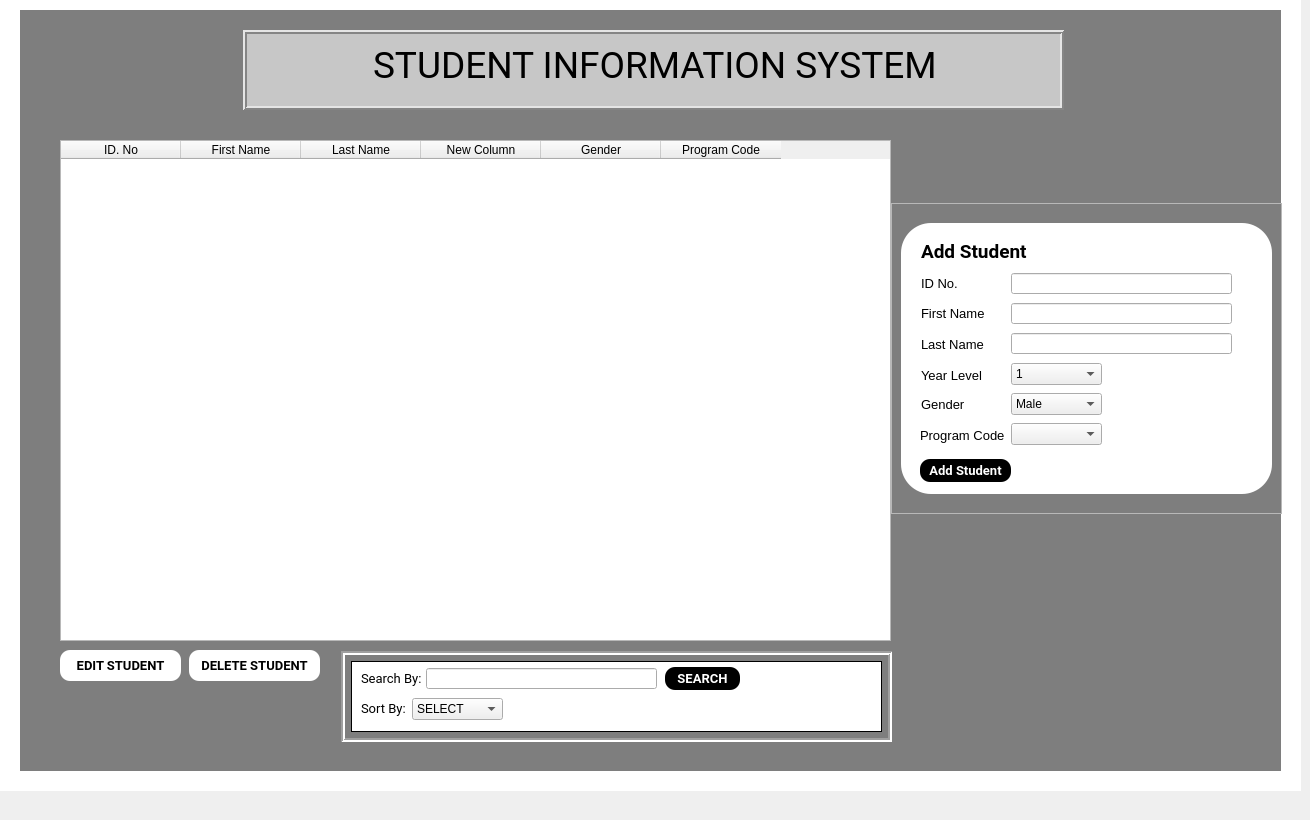
    <widget class="QWidget" name="STUDENT">
     <attribute name="title">
      <string>STUDENT</string>
     </attribute>
     <widget class="QLabel" name="Bground">
      <property name="geometry">
       <rect>
        <x>0</x>
        <y>-20</y>
        <width>1301</width>
        <height>811</height>
       </rect>
      </property>
      <property name="styleSheet">
       <string notr="true">background-color: rgb(255, 255, 255);</string>
      </property>
      <property name="text">
       <string/>
      </property>
     </widget>
     <widget class="QLabel" name="bgroujd2">
      <property name="geometry">
       <rect>
        <x>20</x>
        <y>10</y>
        <width>1261</width>
        <height>761</height>
       </rect>
      </property>
      <property name="styleSheet">
       <string notr="true">
background-color:rgb(126, 126, 126)</string>
      </property>
      <property name="text">
       <string/>
      </property>
     </widget>
     <widget class="QFrame" name="TITLEFRAME">
      <property name="geometry">
       <rect>
        <x>243</x>
        <y>30</y>
        <width>821</width>
        <height>80</height>
       </rect>
      </property>
      <property name="styleSheet">
       <string notr="true">background-color: rgb(199, 199, 199)</string>
      </property>
      <property name="frameShape">
       <enum>QFrame::Box</enum>
      </property>
      <property name="frameShadow">
       <enum>QFrame::Raised</enum>
      </property>
      <property name="lineWidth">
       <number>2</number>
      </property>
      <widget class="QLabel" name="TITLE">
       <property name="geometry">
        <rect>
         <x>130</x>
         <y>10</y>
         <width>581</width>
         <height>51</height>
        </rect>
       </property>
       <property name="font">
        <font>
         <family>Roboto</family>
         <pointsize>28</pointsize>
        </font>
       </property>
       <property name="styleSheet">
        <string notr="true">color:rgb(0, 0, 0)</string>
       </property>
       <property name="text">
        <string>STUDENT INFORMATION SYSTEM</string>
       </property>
      </widget>
     </widget>
     <widget class="QTableWidget" name="StudentTable">
      <property name="geometry">
       <rect>
        <x>60</x>
        <y>140</y>
        <width>831</width>
        <height>501</height>
       </rect>
      </property>
      <property name="styleSheet">
       <string notr="true"/>
      </property>
      <property name="sortingEnabled">
       <bool>true</bool>
      </property>
      <attribute name="horizontalHeaderDefaultSectionSize">
       <number>120</number>
      </attribute>
      <column>
       <property name="text">
        <string>ID. No</string>
       </property>
      </column>
      <column>
       <property name="text">
        <string>First Name</string>
       </property>
      </column>
      <column>
       <property name="text">
        <string>Last Name</string>
       </property>
      </column>
      <column>
       <property name="text">
        <string>New Column</string>
       </property>
      </column>
      <column>
       <property name="text">
        <string>Gender</string>
       </property>
      </column>
      <column>
       <property name="text">
        <string>Program Code</string>
       </property>
      </column>
     </widget>
     <widget class="QPushButton" name="EditSt">
      <property name="geometry">
       <rect>
        <x>60</x>
        <y>650</y>
        <width>121</width>
        <height>31</height>
       </rect>
      </property>
      <property name="font">
       <font>
        <family>Roboto</family>
        <pointsize>10</pointsize>
        <weight>75</weight>
        <bold>true</bold>
       </font>
      </property>
      <property name="styleSheet">
       <string notr="true">background-color:rgb(255, 255, 255);
color: rgb(0, 0, 0);
font-weight: bold;
border-radius: 10px;</string>
      </property>
      <property name="text">
       <string>EDIT STUDENT</string>
      </property>
      <property name="checkable">
       <bool>false</bool>
      </property>
     </widget>
     <widget class="QPushButton" name="DeleteSt">
      <property name="geometry">
       <rect>
        <x>189</x>
        <y>650</y>
        <width>131</width>
        <height>31</height>
       </rect>
      </property>
      <property name="font">
       <font>
        <family>Roboto</family>
        <pointsize>10</pointsize>
        <weight>75</weight>
        <bold>true</bold>
       </font>
      </property>
      <property name="styleSheet">
       <string notr="true">background-color:rgb(255, 255, 255);
color: rgb(0, 0, 0);
font-weight: bold;
border-radius: 10px;</string>
      </property>
      <property name="text">
       <string>DELETE STUDENT</string>
      </property>
      <property name="checkable">
       <bool>false</bool>
      </property>
     </widget>
     <widget class="QFrame" name="SearchandSort">
      <property name="geometry">
       <rect>
        <x>341</x>
        <y>651</y>
        <width>551</width>
        <height>91</height>
       </rect>
      </property>
      <property name="frameShape">
       <enum>QFrame::Box</enum>
      </property>
      <property name="frameShadow">
       <enum>QFrame::Sunken</enum>
      </property>
      <property name="lineWidth">
       <number>2</number>
      </property>
      <widget class="QLabel" name="label_5">
       <property name="geometry">
        <rect>
         <x>10</x>
         <y>10</y>
         <width>531</width>
         <height>71</height>
        </rect>
       </property>
       <property name="styleSheet">
        <string notr="true">background-color: rgb(255, 255, 255);</string>
       </property>
       <property name="frameShape">
        <enum>QFrame::Box</enum>
       </property>
       <property name="text">
        <string/>
       </property>
      </widget>
      <widget class="QLabel" name="Searchby">
       <property name="geometry">
        <rect>
         <x>20</x>
         <y>17</y>
         <width>61</width>
         <height>21</height>
        </rect>
       </property>
       <property name="font">
        <font>
         <family>Roboto</family>
         <pointsize>10</pointsize>
        </font>
       </property>
       <property name="text">
        <string>Search By:</string>
       </property>
      </widget>
      <widget class="QComboBox" name="Sortbybox">
       <property name="geometry">
        <rect>
         <x>71</x>
         <y>47</y>
         <width>91</width>
         <height>22</height>
        </rect>
       </property>
       <property name="editable">
        <bool>false</bool>
       </property>
       <item>
        <property name="text">
         <string>SELECT</string>
        </property>
       </item>
       <item>
        <property name="text">
         <string>ID#</string>
        </property>
       </item>
       <item>
        <property name="text">
         <string>LAST NAME</string>
        </property>
       </item>
       <item>
        <property name="text">
         <string>YEAR LEVEL</string>
        </property>
       </item>
      </widget>
      <widget class="QLineEdit" name="Searchbybox">
       <property name="geometry">
        <rect>
         <x>85</x>
         <y>17</y>
         <width>231</width>
         <height>21</height>
        </rect>
       </property>
       <property name="placeholderText">
        <string/>
       </property>
      </widget>
      <widget class="QLabel" name="Sortby">
       <property name="geometry">
        <rect>
         <x>20</x>
         <y>47</y>
         <width>51</width>
         <height>21</height>
        </rect>
       </property>
       <property name="font">
        <font>
         <family>Roboto</family>
         <pointsize>10</pointsize>
        </font>
       </property>
       <property name="text">
        <string>Sort By:</string>
       </property>
      </widget>
      <widget class="QPushButton" name="SEARCHbutton">
       <property name="geometry">
        <rect>
         <x>324</x>
         <y>16</y>
         <width>75</width>
         <height>23</height>
        </rect>
       </property>
       <property name="font">
        <font>
         <family>Roboto</family>
         <pointsize>10</pointsize>
         <weight>75</weight>
         <bold>true</bold>
        </font>
       </property>
       <property name="styleSheet">
        <string notr="true">background-color:rgb(0, 0, 0);
color: rgb(255, 255, 255);
font-weight: bold;
border-radius: 10px;</string>
       </property>
       <property name="text">
        <string>SEARCH</string>
       </property>
      </widget>
     </widget>
     <widget class="QFrame" name="AddStudent">
      <property name="geometry">
       <rect>
        <x>891</x>
        <y>203</y>
        <width>391</width>
        <height>311</height>
       </rect>
      </property>
      <property name="frameShape">
       <enum>QFrame::StyledPanel</enum>
      </property>
      <property name="frameShadow">
       <enum>QFrame::Raised</enum>
      </property>
      <widget class="QLabel" name="BOXADD_2">
       <property name="geometry">
        <rect>
         <x>10</x>
         <y>20</y>
         <width>371</width>
         <height>271</height>
        </rect>
       </property>
       <property name="styleSheet">
        <string notr="true">background-color: rgb(255, 255, 255);
border-radius: 30px;
</string>
       </property>
       <property name="text">
        <string/>
       </property>
      </widget>
      <widget class="QLabel" name="ADDSTUDENT_3">
       <property name="geometry">
        <rect>
         <x>30</x>
         <y>40</y>
         <width>121</width>
         <height>16</height>
        </rect>
       </property>
       <property name="font">
        <font>
         <family>Roboto</family>
         <pointsize>14</pointsize>
         <weight>75</weight>
         <bold>true</bold>
        </font>
       </property>
       <property name="styleSheet">
        <string notr="true">font-weight: bold;
</string>
       </property>
       <property name="text">
        <string>Add Student</string>
       </property>
      </widget>
      <widget class="QLabel" name="IDno">
       <property name="geometry">
        <rect>
         <x>30</x>
         <y>74</y>
         <width>47</width>
         <height>13</height>
        </rect>
       </property>
       <property name="font">
        <font>
         <pointsize>10</pointsize>
        </font>
       </property>
       <property name="text">
        <string>ID No.</string>
       </property>
      </widget>
      <widget class="QLabel" name="FirstN">
       <property name="geometry">
        <rect>
         <x>30</x>
         <y>102</y>
         <width>71</width>
         <height>16</height>
        </rect>
       </property>
       <property name="font">
        <font>
         <pointsize>10</pointsize>
        </font>
       </property>
       <property name="text">
        <string>First Name</string>
       </property>
      </widget>
      <widget class="QLabel" name="LastN">
       <property name="geometry">
        <rect>
         <x>30</x>
         <y>133</y>
         <width>71</width>
         <height>16</height>
        </rect>
       </property>
       <property name="font">
        <font>
         <pointsize>10</pointsize>
        </font>
       </property>
       <property name="text">
        <string>Last Name</string>
       </property>
      </widget>
      <widget class="QLabel" name="gender">
       <property name="geometry">
        <rect>
         <x>30</x>
         <y>195</y>
         <width>47</width>
         <height>13</height>
        </rect>
       </property>
       <property name="font">
        <font>
         <pointsize>10</pointsize>
        </font>
       </property>
       <property name="text">
        <string>Gender</string>
       </property>
      </widget>
      <widget class="QLabel" name="Yrlvl">
       <property name="geometry">
        <rect>
         <x>30</x>
         <y>164</y>
         <width>71</width>
         <height>16</height>
        </rect>
       </property>
       <property name="font">
        <font>
         <pointsize>10</pointsize>
        </font>
       </property>
       <property name="text">
        <string>Year Level</string>
       </property>
      </widget>
      <widget class="QLabel" name="StProgCode">
       <property name="geometry">
        <rect>
         <x>29</x>
         <y>224</y>
         <width>91</width>
         <height>16</height>
        </rect>
       </property>
       <property name="font">
        <font>
         <pointsize>10</pointsize>
        </font>
       </property>
       <property name="text">
        <string>Program Code</string>
       </property>
      </widget>
      <widget class="QLineEdit" name="IDnoBox">
       <property name="geometry">
        <rect>
         <x>120</x>
         <y>70</y>
         <width>221</width>
         <height>21</height>
        </rect>
       </property>
       <property name="text">
        <string/>
       </property>
      </widget>
      <widget class="QLineEdit" name="FristNbox">
       <property name="geometry">
        <rect>
         <x>120</x>
         <y>100</y>
         <width>221</width>
         <height>21</height>
        </rect>
       </property>
      </widget>
      <widget class="QLineEdit" name="LastNbox">
       <property name="geometry">
        <rect>
         <x>120</x>
         <y>130</y>
         <width>221</width>
         <height>21</height>
        </rect>
       </property>
      </widget>
      <widget class="QComboBox" name="Yrlvlbox">
       <property name="geometry">
        <rect>
         <x>120</x>
         <y>160</y>
         <width>91</width>
         <height>22</height>
        </rect>
       </property>
       <item>
        <property name="text">
         <string>1</string>
        </property>
       </item>
       <item>
        <property name="text">
         <string>2</string>
        </property>
       </item>
       <item>
        <property name="text">
         <string>3</string>
        </property>
       </item>
       <item>
        <property name="text">
         <string>4</string>
        </property>
       </item>
      </widget>
      <widget class="QComboBox" name="genderbox">
       <property name="geometry">
        <rect>
         <x>120</x>
         <y>190</y>
         <width>91</width>
         <height>22</height>
        </rect>
       </property>
       <item>
        <property name="text">
         <string>Male</string>
        </property>
       </item>
       <item>
        <property name="text">
         <string>Female</string>
        </property>
       </item>
      </widget>
      <widget class="QPushButton" name="AddSt">
       <property name="geometry">
        <rect>
         <x>29</x>
         <y>256</y>
         <width>91</width>
         <height>23</height>
        </rect>
       </property>
       <property name="font">
        <font>
         <family>Roboto</family>
         <pointsize>10</pointsize>
         <weight>75</weight>
         <bold>true</bold>
        </font>
       </property>
       <property name="styleSheet">
        <string notr="true">background-color:rgb(0,0,0);
color: rgb(255, 255, 255);
font-weight: bold;
border-radius: 10px;</string>
       </property>
       <property name="text">
        <string>Add Student</string>
       </property>
      </widget>
      <widget class="QComboBox" name="prcComboBox">
       <property name="geometry">
        <rect>
         <x>120</x>
         <y>220</y>
         <width>91</width>
         <height>22</height>
        </rect>
       </property>
      </widget>
     </widget>
    </widget>
